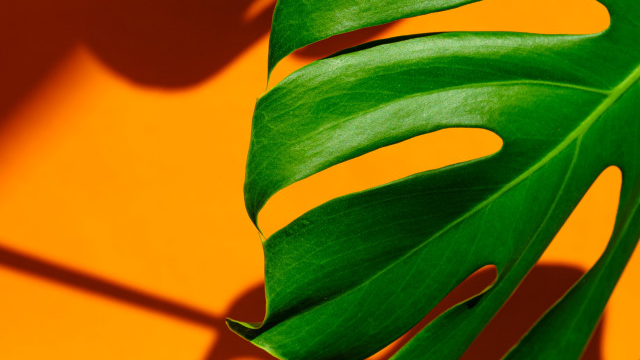
//> input picture OpenCV/OpenCV_Code/027_模板匹配/source.png, 640 x 360 px
$ ./main   (built with g++ and OpenCV 4)
//> lines starting //> are read from the running program, lines starting //| are printed output that depends on the picture; after the words box and inside, x2 and y2 are one past the last pixel; in counts of white or black regions, pixels touching at a corner belong together
#include <iostream>
#include <opencv2/opencv.hpp>

#define INPUT_NAME "original image"
#define OUTPUT_NAME "result image"
#define MATCH_T    "template match demo"

void templateMatchDemo(int, void *);
int matchMethod = CV_TM_SQDIFF;
const int matchMethodMax = 5;

cv::Mat srcImg, templateImg, dstImg;

int main()
{
	srcImg = cv::imread("../source.png", cv::IMREAD_UNCHANGED);
//> srcImg is the input picture: 360 rows x 640 cols, CV_8UC4; mean B, G, R, A 5.1, 106.4, 126.4, 255
	templateImg = cv::imread("../template.png", cv::IMREAD_UNCHANGED);
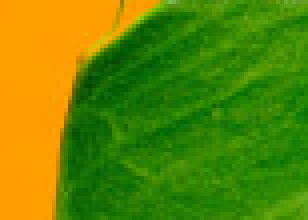
//> input picture OpenCV/OpenCV_Code/027_模板匹配/template.png, 77 x 55 px (shown 4 times larger)
//> templateImg is the input picture: 55 rows x 77 cols, CV_8UC4; mean B, G, R, A 3.7, 134.8, 96.9, 255
	if (srcImg.empty() || templateImg.empty())
	{
		std::cerr << "Error: cannot load image!\n";
		return -1;
	}
	cv::namedWindow(INPUT_NAME, cv::WINDOW_AUTOSIZE);
	cv::namedWindow(OUTPUT_NAME, cv::WINDOW_AUTOSIZE);
	cv::namedWindow(MATCH_T, cv::WINDOW_AUTOSIZE);
	cv::imshow(INPUT_NAME, srcImg);
	const char *trackBarTitle = "Match Algorithm Methods";

	cv::createTrackbar(trackBarTitle, OUTPUT_NAME, &matchMethod, matchMethodMax, templateMatchDemo);
	templateMatchDemo(0, nullptr);

	cv::waitKey(0);
	return 0;
}

void templateMatchDemo(int, void *)
{
	int width = srcImg.cols - templateImg.cols + 1;
//> width = 564
	int height = srcImg.rows - templateImg.rows + 1;
//> height = 306
	cv::Mat result(height, width, CV_32FC1);
	// 模板匹配
	cv::matchTemplate(srcImg, templateImg, result, matchMethod);
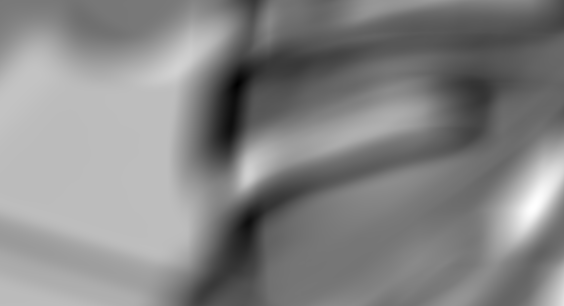
//> result: 306 rows x 564 cols, CV_32FC1; min 3.58e-07, max 198424480, mean 104027944; drawn with min black and max white
	// 归一化
	cv::normalize(result, result, 0, 1, cv::NORM_MINMAX);

	// 找出匹配的最小值和最大值位置
	cv::Point minLoc, maxLoc;
	double minVal, maxVal;
	cv::minMaxLoc(result, &minVal, &maxVal, &minLoc, &maxLoc);
//> minVal = 0; maxVal = 1; minLoc = Point(237, 84); maxLoc = Point(533, 207)

	// 绘制出最大最小值位置
	cv::Point temLoc;
	temLoc = (matchMethod == CV_TM_SQDIFF || matchMethod == CV_TM_SQDIFF_NORMED) ? minLoc : maxLoc;
//> temLoc = Point(237, 84)

	srcImg.copyTo(dstImg);
	cv::rectangle(dstImg, cv::Rect(temLoc.x, temLoc.y, templateImg.cols, templateImg.rows),
			   cv::Scalar(0, 255, 255), 2, cv::LINE_AA);
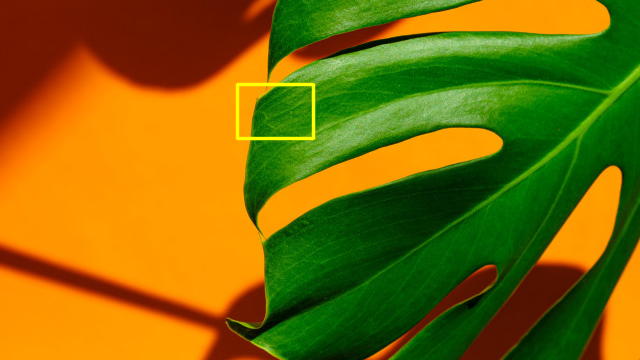
//> dstImg: 360 rows x 640 cols, CV_8UC4; 0.56% of pixels changed, all inside (x1, y1, x2, y2) = (235, 82, 316, 141)
	cv::rectangle(result, cv::Rect(temLoc.x, temLoc.y, templateImg.cols, templateImg.rows),
				  cv::Scalar(0, 255, 255), 2, cv::LINE_AA);
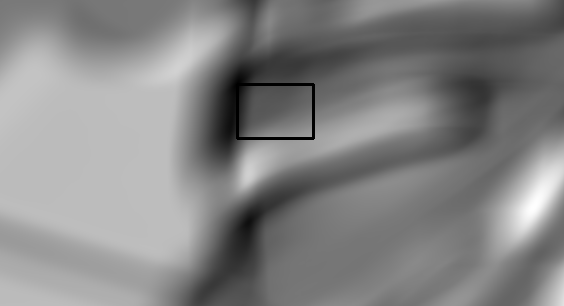
//> result: 306 rows x 564 cols, CV_32FC1; min 0, max 1, mean 0.523

	cv::imshow(OUTPUT_NAME, dstImg);
	cv::imshow(MATCH_T, result);
}
